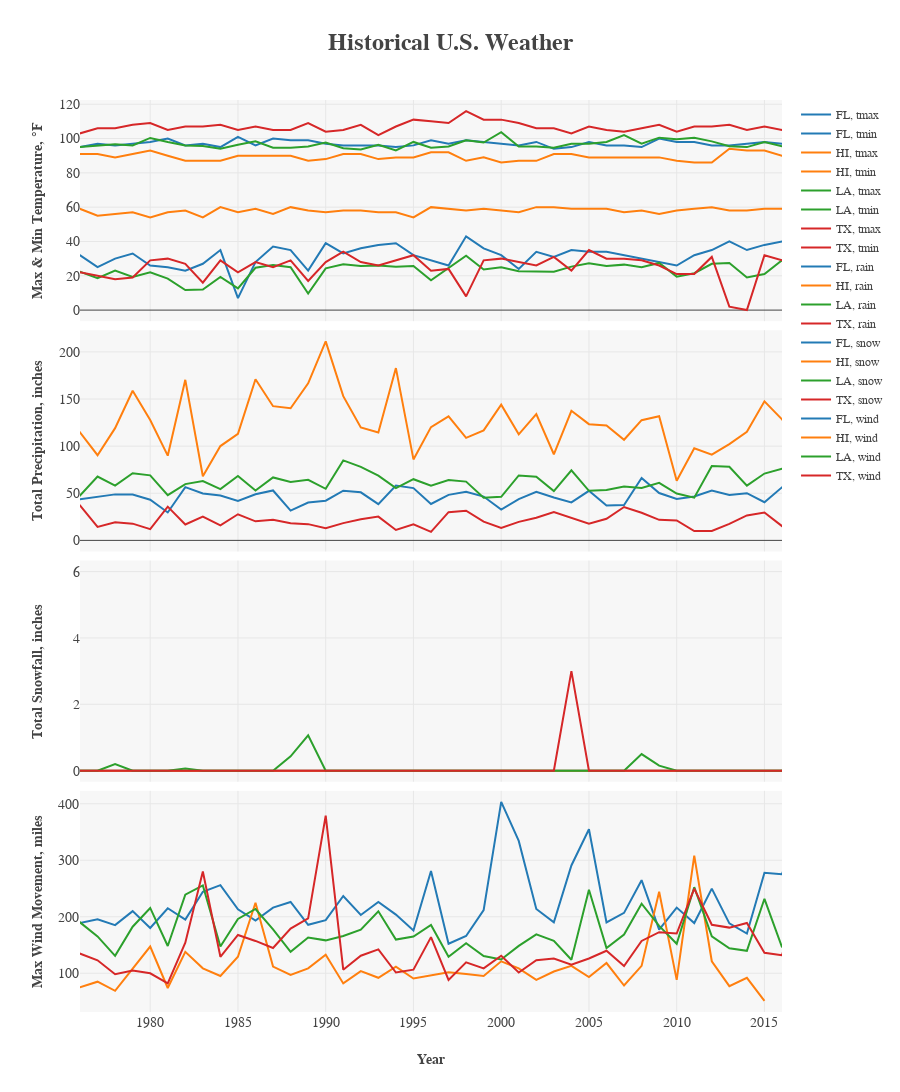

The code cell stored with this chart in its notebook:
### Code cell
# Generate an interactive plot using the plotly
trace1 = go.Scatter(x=df_weather.index, y=df_weather.TMAX.FL, mode='lines',
                    line=dict(color="rgb(35,122,181)"), name="FL, tmax")
trace2 = go.Scatter(x=df_weather.index, y=df_weather.TMIN.FL, mode='lines',
                    line=dict(color="rgb(35,122,181)"), name="FL, tmin")
trace3 = go.Scatter(x=df_weather.index, y=df_weather.TMAX.HI, mode='lines',
                    line=dict(color="rgb(255,127,14)"), name="HI, tmax")
trace4 = go.Scatter(x=df_weather.index, y=df_weather.TMIN.HI, mode='lines',
                    line=dict(color="rgb(255,127,14)"), name="HI, tmin")
trace5 = go.Scatter(x=df_weather.index, y=df_weather.TMAX.LA, mode='lines',
                    line=dict(color="rgb(44,160,44)"), name="LA, tmax")
trace6 = go.Scatter(x=df_weather.index, y=df_weather.TMIN.LA, mode='lines',
                    line=dict(color="rgb(44,160,44)"), name="LA, tmin")
trace7 = go.Scatter(x=df_weather.index, y=df_weather.TMAX.TX, mode='lines',
                    line=dict(color="rgb(214,39,40)"), name="TX, tmax")
trace8 = go.Scatter(x=df_weather.index, y=df_weather.TMIN.TX, mode='lines',
                    line=dict(color="rgb(214,39,40)"), name="TX, tmin")

trace9 = go.Scatter(x=df_weather.index, y=df_weather.PRCP.FL, mode='lines',
                    line=dict(color="rgb(35,122,181)"), name="FL, rain")
trace10 = go.Scatter(x=df_weather.index, y=df_weather.PRCP.HI, mode='lines',
                    line=dict(color="rgb(255,127,14)"), name="HI, rain")
trace11 = go.Scatter(x=df_weather.index, y=df_weather.PRCP.LA, mode='lines',
                    line=dict(color="rgb(44,160,44)"), name="LA, rain")
trace12 = go.Scatter(x=df_weather.index, y=df_weather.PRCP.TX, mode='lines',
                    line=dict(color="rgb(214,39,40)"), name="TX, rain")

trace13 = go.Scatter(x=df_weather.index, y=df_weather.SNOW.FL, mode='lines',
                    line=dict(color="rgb(35,122,181)"), name="FL, snow")
trace14 = go.Scatter(x=df_weather.index, y=df_weather.SNOW.HI, mode='lines',
                    line=dict(color="rgb(255,127,14)"), name="HI, snow")
trace15 = go.Scatter(x=df_weather.index, y=df_weather.SNOW.LA, mode='lines',
                    line=dict(color="rgb(44,160,44)"), name="LA, snow")
trace16 = go.Scatter(x=df_weather.index, y=df_weather.SNOW.TX, mode='lines',
                    line=dict(color="rgb(214,39,40)"), name="TX, snow")

trace17 = go.Scatter(x=df_weather.index, y=df_weather.WDMV.FL, mode='lines',
                    line=dict(color="rgb(35,122,181)"), name="FL, wind")
trace18 = go.Scatter(x=df_weather.index, y=df_weather.WDMV.HI, mode='lines',
                    line=dict(color="rgb(255,127,14)"), name="HI, wind")
trace19 = go.Scatter(x=df_weather.index, y=df_weather.WDMV.LA, mode='lines',
                    line=dict(color="rgb(44,160,44)"), name="LA, wind")
trace20 = go.Scatter(x=df_weather.index, y=df_weather.WDMV.TX, mode='lines',
                    line=dict(color="rgb(214,39,40)"), name="TX, wind")

fig = tools.make_subplots(rows=4, cols=1, shared_xaxes=True, vertical_spacing=0.01)
fig.append_trace(trace1, 1, 1)
fig.append_trace(trace2, 1, 1)
fig.append_trace(trace3, 1, 1)
fig.append_trace(trace4, 1, 1)
fig.append_trace(trace5, 1, 1)
fig.append_trace(trace6, 1, 1)
fig.append_trace(trace7, 1, 1)
fig.append_trace(trace8, 1, 1)
fig.append_trace(trace9, 2, 1)
fig.append_trace(trace10, 2, 1)
fig.append_trace(trace11, 2, 1)
fig.append_trace(trace12, 2, 1)
fig.append_trace(trace13, 3, 1)
fig.append_trace(trace14, 3, 1)
fig.append_trace(trace15, 3, 1)
fig.append_trace(trace16, 3, 1)
fig.append_trace(trace17, 4, 1)
fig.append_trace(trace18, 4, 1)
fig.append_trace(trace19, 4, 1)
fig.append_trace(trace20, 4, 1)

fig["layout"].update(
    plot_bgcolor="rgb(247,247,247)",
    legend=dict(font=dict(family="serif", size=12)),
    height=1275,
    title="<b>Historical U.S. Weather</b>",
    titlefont=dict(family="serif", size=24),
    yaxis1=dict(title="<b>Max & Min Temperature, {0}F</b>".format(u'\xb0'), 
                titlefont=dict(family="serif", size=14), tickfont=dict(family="serif", size=14)),
    yaxis2=dict(title="<b>Total Precipitation, inches</b>", titlefont=dict(family="serif", size=14),
                tickfont=dict(family="serif", size=14)),
    yaxis3=dict(title="<b>Total Snowfall, inches</b>", titlefont=dict(family="serif", size=14),
                tickfont=dict(family="serif", size=14)),
    yaxis4=dict(title="<b>Max Wind Movement, miles</b>", titlefont=dict(family="serif", size=14),
                tickfont=dict(family="serif", size=14)),
    xaxis1=dict(title="<b>Year</b>", titlefont=dict(family="serif", size=14),
                tickfont=dict(family="serif", size=14), range=[1976, 2016]))

py.offline.iplot(fig)
